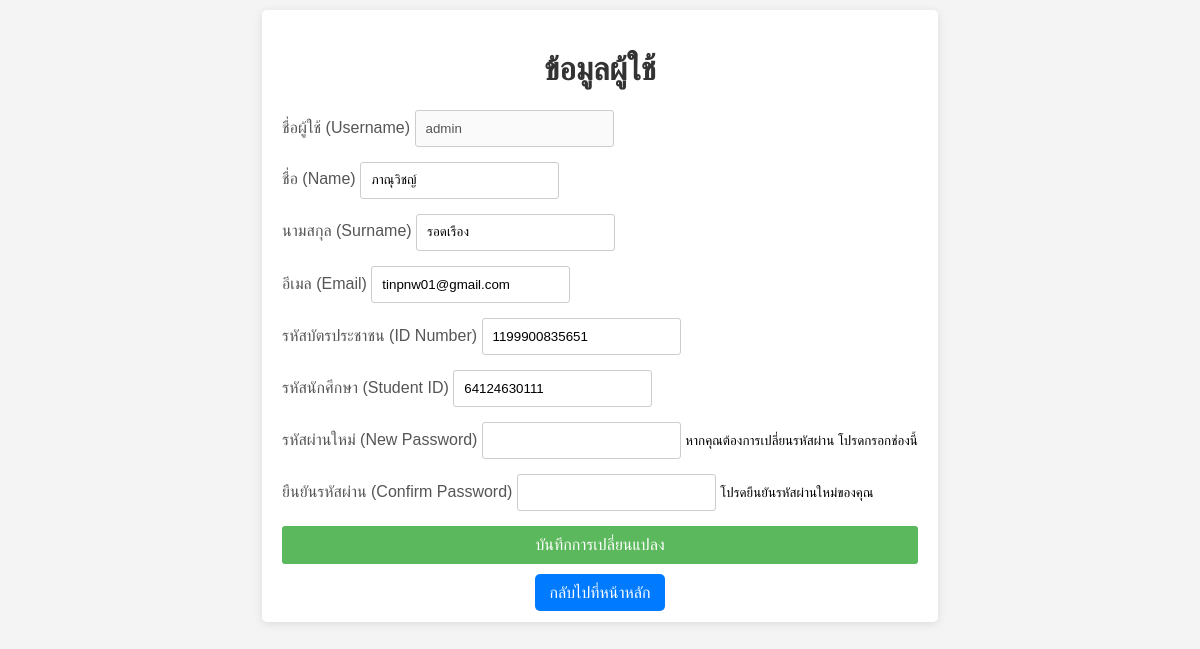
The app's page /user_info.php (signed in) with its own data.
### tables this page shows
CREATE TABLE `users` (
  `id` int(11) NOT NULL,
  `username` varchar(255) NOT NULL,
  `password` varchar(255) NOT NULL,
  `name` varchar(255) NOT NULL,
  `surname` varchar(255) NOT NULL,
  `email` varchar(255) NOT NULL,
  `verification_token` varchar(100) NOT NULL,
  `token_expires_at` datetime NOT NULL,
  `is_verified` tinyint(1) DEFAULT '0',
  `id_number` char(13) NOT NULL,
  `student_id` char(11) DEFAULT NULL,
  `user_type` enum('admin','normal user') NOT NULL DEFAULT 'normal user',
  `reset_token` varchar(255) DEFAULT NULL,
  `reset_token_expires_at` datetime DEFAULT NULL
);

### user_info.php (the view, shortened to what this page needs)
<?php
require 'config.php';
$user_id = $_SESSION['user_id'];
$sql = "SELECT username, name, surname, email, id_number, student_id FROM users WHERE id = ?";
$stmt = $pdo->prepare($sql);
$stmt->execute([$user_id]);
$user = $stmt->fetch(PDO::FETCH_ASSOC);
?>
<!DOCTYPE html>
<html lang="th">
<head>
    <link rel="stylesheet" href="styles.css">
</head>
<body>
    <div class="container">
        <h1>ข้อมูลผู้ใช้</h1>
        <form action="user_info.php" method="POST">
            <div>
                <label for="username">ชื่อผู้ใช้ (Username)</label>
                <input type="text" id="username" name="username" value="<?php echo htmlspecialchars($user['username']); ?>" disabled>
            </div>
            <div>
                <label for="name">ชื่อ (Name)</label>
                <input type="text" id="name" name="name" value="<?php echo htmlspecialchars($user['name']); ?>" required>
            </div>
            <div>
                <label for="surname">นามสกุล (Surname)</label>
                <input type="text" id="surname" name="surname" value="<?php echo htmlspecialchars($user['surname']); ?>" required>
            </div>
            <div>
                <label for="email">อีเมล (Email)</label>
                <input type="email" id="email" name="email" value="<?php echo htmlspecialchars($user['email']); ?>" required>
            </div>
            <div>
                <label for="id_number">รหัสบัตรประชาชน (ID Number)</label>
                <input type="text" id="id_number" name="id_number" value="<?php echo htmlspecialchars($user['id_number']); ?>" required>
            </div>
            <div>
                <label for="student_id">รหัสนักศึกษา (Student ID)</label>
                <input type="text" id="student_id" name="student_id" value="<?php echo htmlspecialchars($user['student_id']); ?>">
            </div>
            <div>
                <label for="password">รหัสผ่านใหม่ (New Password)</label>
                <input type="password" id="password" name="password">
                <small>หากคุณต้องการเปลี่ยนรหัสผ่าน โปรดกรอกช่องนี้</small>
            </div>
            <div>
                <label for="confirm_password">ยืนยันรหัสผ่าน (Confirm Password)</label>
                <input type="password" id="confirm_password" name="confirm_password">
                <small>โปรดยืนยันรหัสผ่านใหม่ของคุณ</small>
            </div>
            <button type="submit">บันทึกการเปลี่ยนแปลง</button>
        </form>
        <div class="back-button">
            <a href="index.php">กลับไปที่หน้าหลัก</a>
        </div>
    </div>
</body>
</html>

### styles.css (style rules this page uses)
body { font-family: Arial, sans-serif; background-color: #f4f4f4; margin: 0; padding: 0; min-height: 100vh; display: flex; flex-direction: column; }

### user_info.php (style rules this page uses)
body { font-family: Arial, sans-serif; background-color: #f4f4f4; margin: 0; padding: 0; }
.container { max-width: 700px; margin: 10px auto; padding: 20px; background: #fff; border-radius: 5px; box-shadow: 0 2px 10px rgba(0, 0, 0, 0.1); }
h1 { text-align: center; color: #333; }
form { display: flex; flex-direction: column; }
label { margin-bottom: 5px; color: #555; }
input[type="text"], input[type="email"], input[type="password"] { padding: 10px; margin-bottom: 15px; border: 1px solid #ccc; border-radius: 3px; }
button { padding: 10px; background-color: #5cb85c; border: none; border-radius: 3px; color: white; font-size: 16px; cursor: pointer; transition: background-color 0.3s; }
.back-button { text-align: center; margin-top: 20px; }
.back-button a { text-decoration: none; color: #fff; background-color: #007bff; padding: 10px 15px; border-radius: 5px; }

### records on screen
users: username "admin", name "ภาณุวิชญ์", surname "รอดเรือง", email "tinpnw01@gmail.com", id_number "1199900835651", student_id "64124630111"
